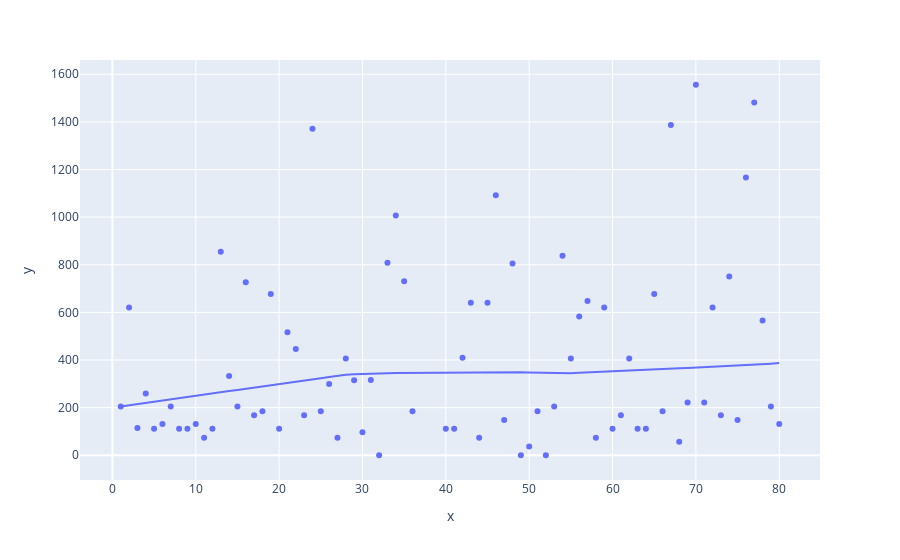

Here is the notebook cell this chart was saved with:
### Code cell
px.scatter(x=bar_df['teamGameOrder'], 
               y=bar_df['fantasyPoints'], 
            #    name="Fantasy Points per Game", 
            #    mode="markers",
               trendline="lowess",
    )

### Figure 1 — Plotly figure (JSON) as saved in the notebook; plotly's stock layout.template omitted (floating-point values rounded to 4 significant figures)
{"data": [{"hovertemplate": "x=%{x}<br>y=%{y}<extra></extra>", "legendgroup": "", "marker": {"color": "#636efa", "symbol": "circle"}, "mode": "markers", "name": "", "orientation": "v", "showlegend": false, "type": "scatter", "x": [1, 2, 3, 4, 5, 6, 7, 8, 9, 10, 11, 12, 13, 14, 15, 16, 17, 18, 19, 20, 21, 22, 23, 24, 25, 26, 27, 28, 29, 30, 31, 32, 33, 34, 35, 36, 40, 41, 42, 43, 44, 45, 46, 47, 48, 49, 50, 51, 52, 53, 54, 55, 56, 57, 58, 59, 60, 61, 62, 63, 64, 65, 66, 67, 68, 69, 70, 71, 72, 73, 74, 75, 76, 77, 78, 79, 80], "xaxis": "x", "y": [205, 620, 114, 259, 111, 131, 205, 111, 111, 131, 74, 111, 855, 333, 205, 727, 168, 185, 677, 111, 517, 446, 168, 1371, 185, 299, 74, 406, 315, 97, 316, 0, 808, 1007, 731, 185, 111, 111, 409, 640, 74, 640, 1092, 148, 805, 0, 37, 185, 0, 205, 838, 406, 583, 648, 74, 620, 111, 168, 406, 111, 111, 677, 185, 1387, 57, 222, 1556, 222, 620, 168, 751, 148, 1166, 1481, 566, 205, 131], "yaxis": "y"}, {"hovertemplate": "<b>LOWESS trendline</b><br><br>x=%{x}<br>y=%{y} <b>(trend)</b><extra></extra>", "legendgroup": "", "marker": {"color": "#636efa", "symbol": "circle"}, "mode": "lines", "name": "", "showlegend": false, "type": "scatter", "x": [1, 2, 3, 4, 5, 6, 7, 8, 9, 10, 11, 12, 13, 14, 15, 16, 17, 18, 19, 20, 21, 22, 23, 24, 25, 26, 27, 28, 29, 30, 31, 32, 33, 34, 35, 36, 40, 41, 42, 43, 44, 45, 46, 47, 48, 49, 50, 51, 52, 53, 54, 55, 56, 57, 58, 59, 60, 61, 62, 63, 64, 65, 66, 67, 68, 69, 70, 71, 72, 73, 74, 75, 76, 77, 78, 79, 80], "xaxis": "x", "y": [205.0, 210.2, 215.4, 220.6, 225.7, 230.8, 235.8, 240.8, 245.7, 250.6, 255.4, 260.2, 264.9, 269.6, 274.3, 279.0, 283.6, 288.4, 293.1, 297.9, 302.8, 307.8, 312.9, 318.1, 323.5, 329.1, 334.6, 337.8, 340.2, 341.9, 343.1, 343.9, 344.4, 344.9, 345.4, 345.8, 347.8, 348.3, 348.7, 349.2, 349.5, 349.7, 349.9, 349.8, 349.5, 348.9, 347.9, 346.8, 345.4, 344.1, 343.1, 344.3, 346.0, 347.8, 349.6, 351.4, 353.0, 354.6, 356.2, 357.7, 359.1, 360.5, 362.0, 363.4, 364.9, 366.4, 367.9, 369.5, 371.1, 372.8, 374.6, 376.5, 378.4, 380.4, 382.5, 384.7, 386.9], "yaxis": "y"}], "layout": {"legend": {"tracegroupgap": 0}, "margin": {"t": 60}, "xaxis": {"anchor": "y", "domain": [0, 1], "title": {"text": "x"}}, "yaxis": {"anchor": "x", "domain": [0, 1], "title": {"text": "y"}}}}
